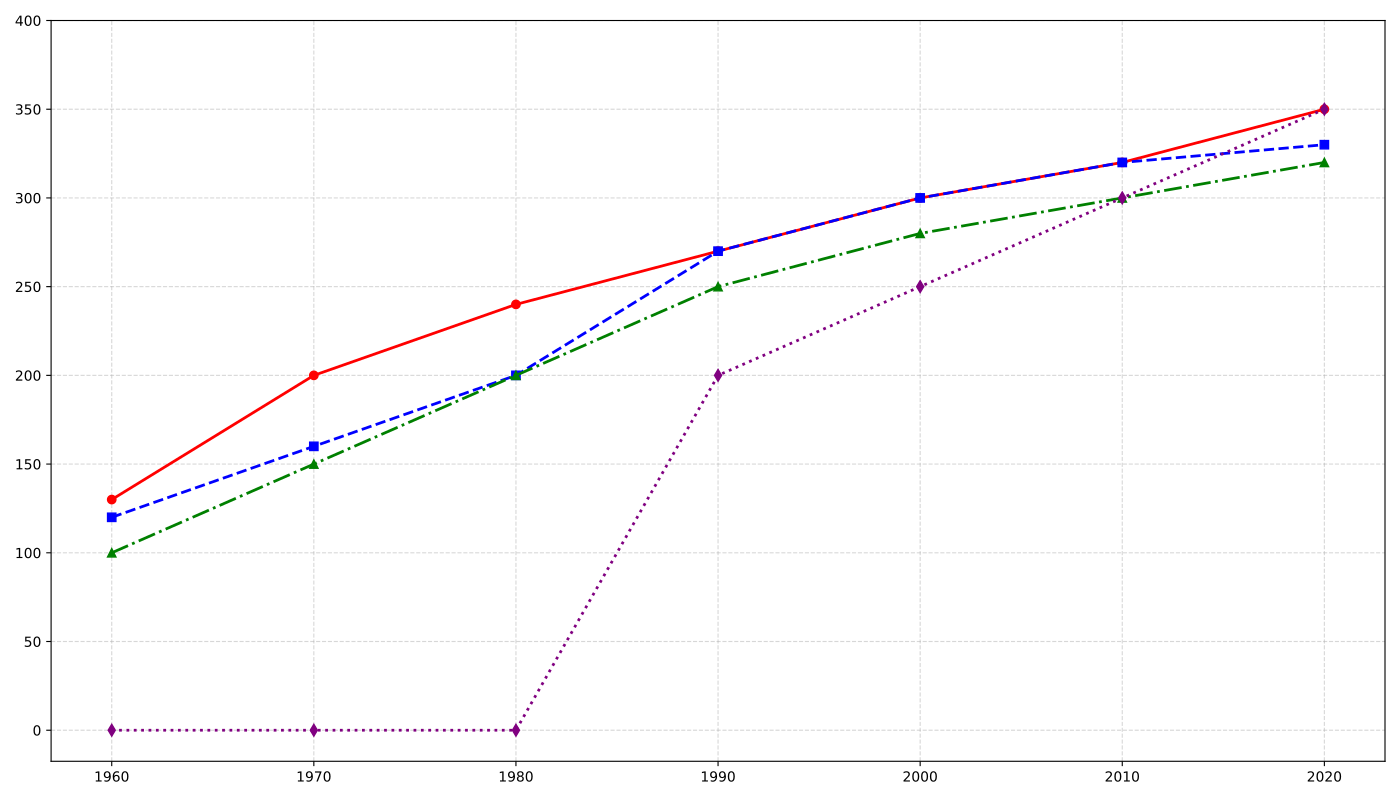

This figure's Python source:
import matplotlib.pyplot as plt
import numpy as np

decades = np.array([1960, 1970, 1980, 1990, 2000, 2010, 2020])
japan_speeds = [130, 200, 240, 270, 300, 320, 350]
france_speeds = [120, 160, 200, 270, 300, 320, 330]
germany_speeds = [100, 150, 200, 250, 280, 300, 320]
china_speeds = [0, 0, 0, 200, 250, 300, 350]

fig, ax = plt.subplots(figsize=(14, 8))

ax.plot(decades, japan_speeds, marker='o', linestyle='-', linewidth=2, color='red')
ax.plot(decades, france_speeds, marker='s', linestyle='--', linewidth=2, color='blue')
ax.plot(decades, germany_speeds, marker='^', linestyle='-.', linewidth=2, color='green')
ax.plot(decades, china_speeds, marker='d', linestyle=':', linewidth=2, color='purple')

ax.set_xticks(decades)
ax.set_yticks(np.arange(0, 401, 50))

ax.grid(True, linestyle='--', alpha=0.5)

plt.tight_layout()
plt.show()
